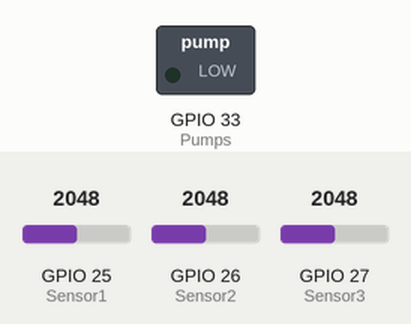
Simulated run of this sketch. Board: ESP32. Shown: switched loads named in the sketch (green lamp = pin HIGH). Inputs (shaded band) come from the test bench; at power-on: GPIO 25 (Sensor1) = 2048, GPIO 26 (Sensor2) = 2048, GPIO 27 (Sensor3) = 2048. WiFi joins after 1.5 s; servers stay silent unless stated; EEPROM starts erased; not simulated (calls return 0 or success): WifiCreds.h; what the sketch prints to the serial monitor is not drawn.

Above: at 6.0 s.
At 12.0 s:
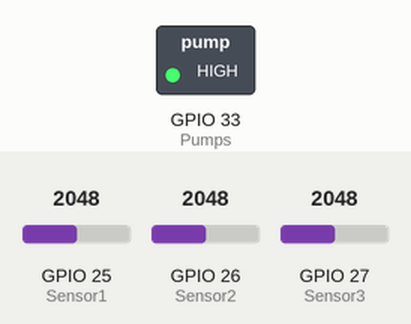
Timing chart, 0 to 18.5 s (numbered marks = the images above):
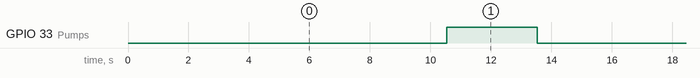

Measured:
- by itself, GPIO 33 (Pumps): alternates HIGH for 3.0 s and LOW for 10.0 s

The sketch:

GardeningAPI.ino
```cpp
#include <WiFi.h>
#include <WebServer.h>
#include <Preferences.h>
#include <ArduinoJson.h>
#include "WifiCreds.h"

// WiFi credentials
const char* ssid = WIFI_SSID;
const char* password = WIFI_PASSWD;

// Pins Devices
const int Pumps = 33;

const int Sensor1 = 25;
const int Sensor2 = 26;
const int Sensor3 = 27;

// Other Constants
const int AutoMode = 1;
const int ManualMode = 0;

// TBD!
const int MinValue = 1; // Sensor Mapping
const int MaxValue = 100; // Sensor Mapping
const int Treshhold = 50; // Perentage when AutoMode will Water
const int WaterDelay = 10; // in s
const int LoopDelay = 1000; // in ms

Preferences pref;
StaticJsonDocument<250> doc;

int WateringCount, mode, WaterTime, DelayCount;
int V1, V2, V3;

WebServer server(80);  // create a server on port 80

void setup() {
  Serial.begin(115200);

  // Pin Control
  pinMode(Sensor1, INPUT);
  pinMode(Sensor2, INPUT);
  pinMode(Sensor2, INPUT);
  pinMode(Pumps, OUTPUT);

  //Preferences Safe
  pref.begin("ValueSafe", false);
  WateringCount = pref.getInt("WateringCount", 0);
  mode          = pref.getInt("mode", 0);
  WaterTime     = pref.getInt("WaterTime", 3000);
  V1            = pref.getInt("V1", 0);
  V2            = pref.getInt("V2", 0);
  V3            = pref.getInt("V3", 0);

  // Connect to WiFi
  WiFi.begin(ssid, password);
  while (WiFi.status() != WL_CONNECTED) {
    delay(500);
    Serial.print(".");
  }
  Serial.println();
  Serial.print("Connected to ");
  Serial.println(ssid);
  Serial.print("IP address: ");
  Serial.println(WiFi.localIP());

  // Server Listening on:
  server.on("/", HTTP_GET, GetData);         // Get Current Water Level
  server.on("/", HTTP_POST, WaterControl);        // Control Watering in Manual Mode
  server.on("/mode", HTTP_GET, GetMode);     // Get current Mode
  server.on("/mode", HTTP_POST, SwitchMode); // Switch Mode between manual or auto
  server.begin();  // start the server
}


void loop() {
  // Read Sensor Data
  ReadSensor();
  // Check for incoming connections
  server.handleClient();
  // Auto Mode Implementation
  AutoWatering();

  //Delay
  delay(LoopDelay);
}


// HTTP Handler

// Send Sensor Data
void GetData(){

  doc["Sensor1"] = V1;
  doc["Sensor2"] = V2;
  doc["Sensor3"] = V3;

  String Body;
  serializeJson(doc, Body);

  server.send(200, "application/json", Body);
}


// Send current Mode
void GetMode(){
  doc["Mode"] = mode;

  String Body;
  serializeJson(doc, Body);

  server.send(200, "application/json", Body);
}


//Switch between Manual and Auto Mode
void SwitchMode(){
  SetMode();
  server.send(200);
}


//Control Water in Manual Mode
void WaterControl(){

  if(mode = ManualMode){

    WaterGo();
    server.send(200);

  } else {
    server.send(403);
  }

}


// Functions

// Read all Sensors into Memory
void ReadSensor(){
  V1 = ValueMapping(analogRead(Sensor1));
  Serial.println(V1);
  V2 = ValueMapping(analogRead(Sensor2));
  Serial.println(V1);
  V3 = ValueMapping(analogRead(Sensor3));
  Serial.println(V1);

  pref.putInt("V1", V1);
  pref.putInt("V2", V2);
  pref.putInt("V3", V3);
}


//Set Pumps High for WaterTime
void WaterGo(){
  digitalWrite(Pumps, HIGH);
  delay(WaterTime);
  digitalWrite(Pumps, LOW);

  WateringCount++;
  pref.putInt("WateringCount", WateringCount);
}


//Switch between Manual and Auto
void SetMode(){
  if(mode = AutoMode){
    mode = ManualMode;
  } else if(mode = ManualMode){
    mode = AutoMode;
  } else {
    Serial.println("Error Mode State!");
    mode = AutoMode;
  }
  pref.putInt("mode", mode);
}


//Map Sensor Data to 1 - 100
int ValueMapping(int raw){
  int converted;
  converted = map(raw, MinValue, MaxValue, 0, 100);
  return(converted);
}


//Auto Watering if AutoMode is enabled
void AutoWatering(){
  DelayCount++;

  if(mode = AutoMode){
    if(V1 > Treshhold || V2 > Treshhold || V3 > Treshhold){
      if(DelayCount >= WaterDelay){

        WaterGo();
        DelayCount = 0;

      }
    }
  }

}
```
